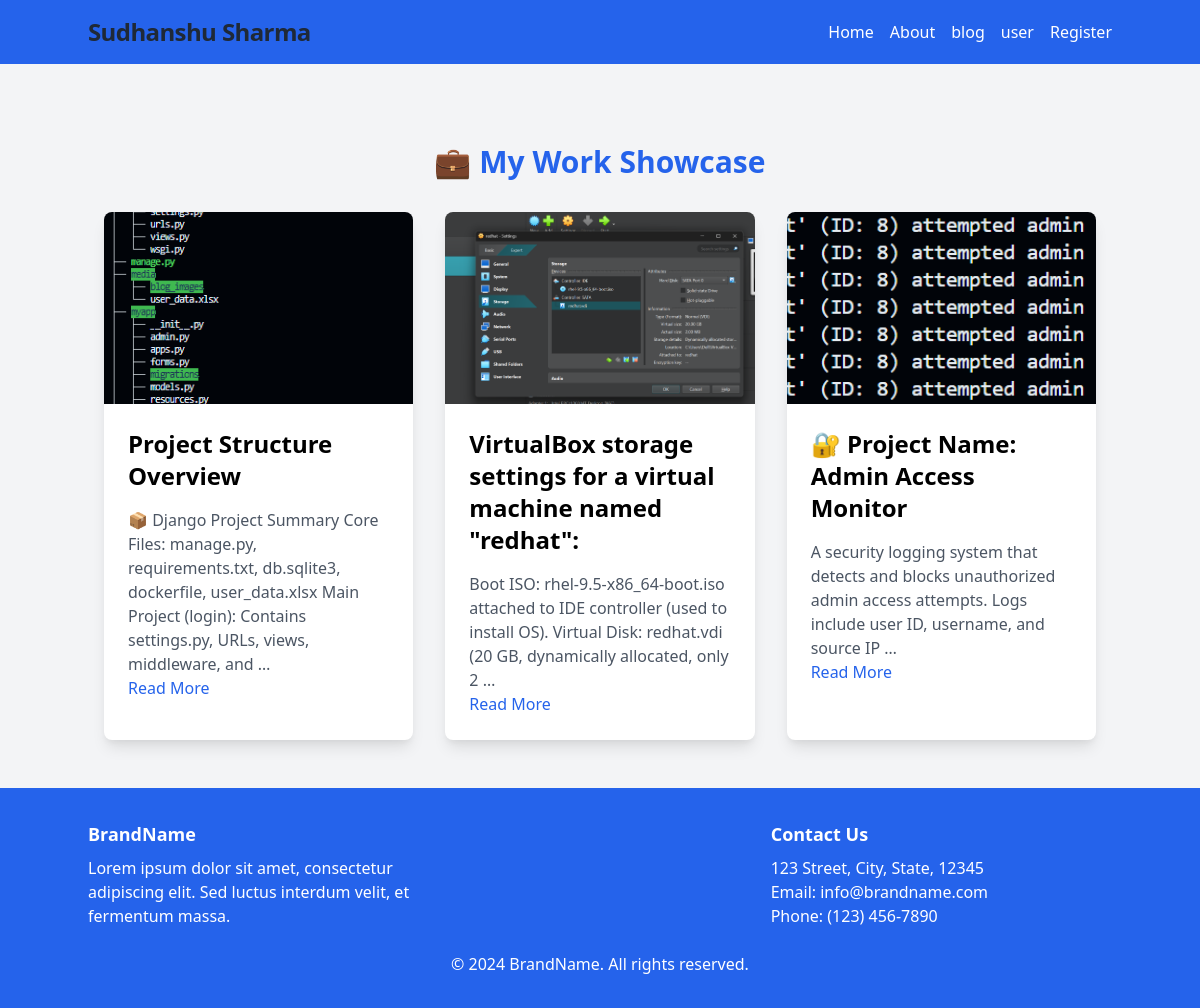
Before: /myapp1/blog/ with the older database file.
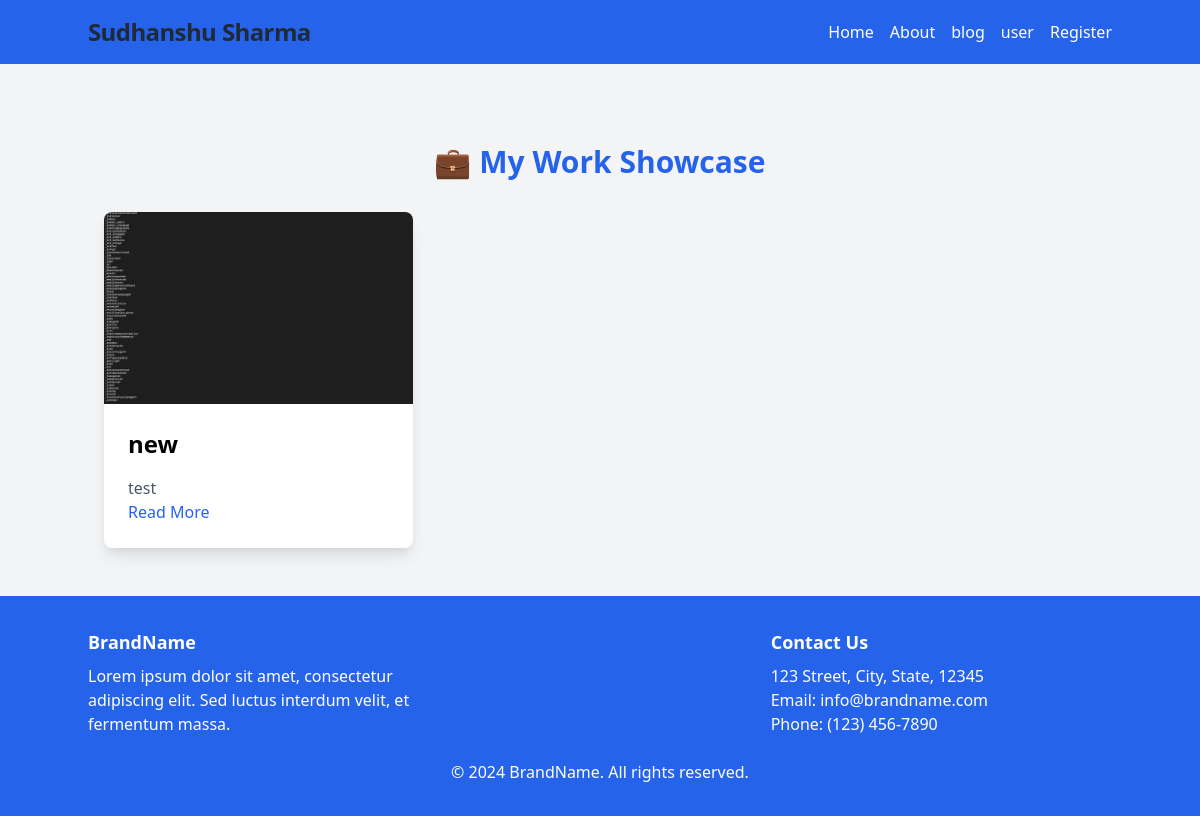
After: the same page with the newer database file.
### myapp1/models.py (models this page shows, shortened)
class BlogPost(models.Model):
    title = models.CharField(max_length=200)
    description = models.TextField()
    image = models.ImageField(upload_to='blog_images/')
    created_at = models.DateTimeField(auto_now_add=True)

### myapp1/views.py (the view)
# urls.py: path('blog/', views.blog_posts, name='blog_posts'),
def blog_posts(request):
    posts = BlogPost.objects.all()
    return render(request, 'blog.html', {'posts': posts})

### Templates/blog.html
{% extends 'base.html' %}
{% block thing %}
<section id="blog" class="py-12">
    <div class="max-w-screen-xl mx-auto px-4">
        <h2 class="text-3xl font-bold text-center text-blue-600 mb-8">💼 My Work Showcase</h2>
        <div class="grid grid-cols-1 sm:grid-cols-2 lg:grid-cols-3 gap-8">
            {% for post in posts %}
                <div class="bg-white shadow-lg rounded-lg overflow-hidden">
                    <img src="{{ post.image.url }}" alt="{{ post.title }}" class="w-full h-48 object-cover">
                    <div class="p-6">
                        <h3 class="text-2xl font-semibold">{{ post.title }}</h3>
                        <p class="mt-4 text-gray-600">{{ post.description|truncatewords:20 }}</p>
                        <a href="#" class="mt-4 text-blue-600">Read More</a>
                    </div>
                </div>
            {% endfor %}
        </div>
    </div>
</section>
{% endblock %}

Changed rows visible on the page:
removed BlogPost: image (picture), title "Project Structure Overview", description "📦 Django Project Summary Core Files: manage.py, requirements.txt, db.sqlite3, dockerfile, user_data.xlsx Main Project (login): Contains settings.py, URLs, views, middleware, and …"
removed BlogPost: image (picture), title "VirtualBox storage settings for a virtual machine named \"redhat\":", description "Boot ISO: rhel-9.5-x86_64-boot.iso attached to IDE controller (used to install OS). Virtual Disk: redhat.vdi (20 GB, dynamically allocated, only 2 …"
removed BlogPost: image (picture), title "🔐 Project Name: Admin Access Monitor", description "A security logging system that detects and blocks unauthorized admin access attempts. Logs include user ID, username, and source IP …"
added BlogPost: image (picture), title "new", description "test"
